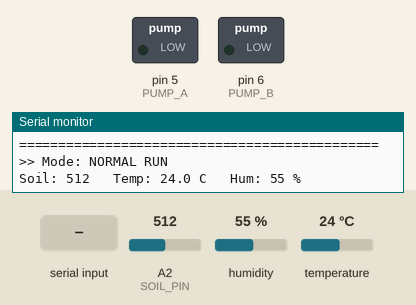
This sketch was run on a simulated Arduino Leonardo, built with avr-gcc and run on an emulated ATmega32U4. Shown: switched loads named in the sketch (green lamp = pin HIGH), the last lines printed to the serial monitor. The inputs (shaded band) are chosen by the test bench; at power-on: A2 (SOIL_PIN) = 512, humidity 55 %, temperature 24 °C.

Above: at 2.7 s.
2.8 s: A2 (SOIL_PIN) set to 412
5.2 s: A2 (SOIL_PIN) set to 385
At 7.1 s:
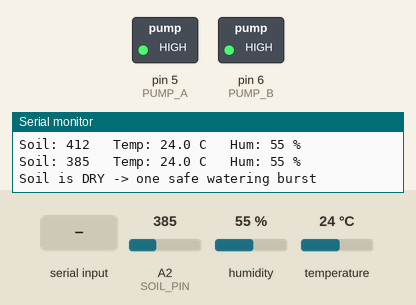
12.0 s: "test actuators\n" received over Serial
At 18.1 s:
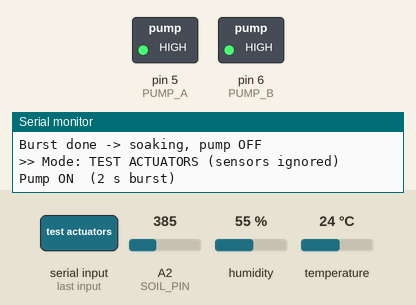
18.5 s: "normal run\n" received over Serial
Timing chart, 0 to 53.0 s (numbered marks = the images above; inputs shaded):
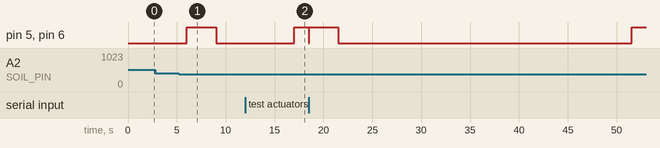

Measured:
- the behaviour switches between 400 and 399 on A2 (SOIL_PIN) (found by bisection; images 0 and 1)
- after the input at 5.2 s, pin 5 (PUMP_A), pin 6 (PUMP_B): LOW → HIGH after 0.83 s, → LOW 3.0 s later
- after the input at 12.0 s, pin 5 (PUMP_A), pin 6 (PUMP_B): LOW → HIGH after 5.0 s

The sketch:

SelfWateringPlant.ino
```cpp
/*
 * ============================================================
 *  SelfWateringPlant.ino — Sustainability Lab workshop
 * ============================================================
 *  Board   : DFRobot EcoDuino (ATmega32U4) — in the Arduino IDE
 *            select  Tools → Board → "Arduino Leonardo".
 *  Library : "DHT sensor library" by Adafruit
 *            (Tools → Manage Libraries → install it together with
 *             its dependency "Adafruit Unified Sensor").
 *
 *  This single sketch runs the WHOLE workshop. Open the Serial
 *  Monitor at 9600 baud (line ending: "Newline") and type one of
 *  these commands to switch whole sections of the code on or off:
 *
 *      test sensors     → only read & print soil + air values,
 *                         the pump stays OFF (safe for the desk)
 *      test actuators   → only pulse the pump in short bursts,
 *                         sensors are ignored
 *      normal run       → the full automatic watering loop
 *      help             → print this list again
 *
 *  The sketch starts in NORMAL RUN.
 * ============================================================
 */

#include "DHT.h"

/* ── PINS (EcoDuino wiring — already routed on the board) ──── */
const int SOIL_PIN = A2;   // soil-moisture probe header  → A2
const int PUMP_A   = 5;    // onboard pump driver is steered
const int PUMP_B   = 6;    //   by pins 5 AND 6 together
#define DHTPIN  9          // DHT11 header                → D9
#define DHTTYPE DHT11

DHT dht(DHTPIN, DHTTYPE);

/* ── CALIBRATION (from the "test sensors" lesson) ──────────── *
 *  Put YOUR measured numbers here. With the EcoDuino probe a   *
 *  HIGHER reading usually means WETTER soil — verify it!       */
const int DRY_THRESHOLD = 400;   // below this → soil is dry → water
const int WET_THRESHOLD = 770;   // above this → soil is wet → stop

/* ── SAFETY LIMITS (never remove these!) ───────────────────── */
const unsigned long PUMP_BURST_MS  = 3000UL;    // one watering burst: 3 s
const unsigned long SOAK_WAIT_MS   = 30000UL;   // wait after a burst: 30 s
const unsigned long SENSOR_EVERY_MS = 2000UL;   // DHT11 max rate: every 2 s

/* ── OPERATING MODES (chosen from the Serial Monitor) ──────── */
enum Mode { NORMAL_RUN, TEST_SENSORS, TEST_ACTUATORS };
Mode mode = NORMAL_RUN;

/* ── STATE (timers instead of delay(), so commands always work) */
unsigned long lastSensorMs = 0;
unsigned long pumpStartMs  = 0;
unsigned long soakStartMs  = 0;
bool pumpOn  = false;
bool soaking = false;
String cmdBuffer = "";

/* ── FORWARD DECLARATIONS ──────────────────────────────────── */
void runTestSensors();
void runTestActuators();
void runNormal();
void setPump(bool on);
void enterMode(Mode m, const __FlashStringHelper* name);
void readSerialCommand();
void handleCommand(const String& cmd);
void printHelp();

/* ============================================================
 *  SETUP — runs once
 * ============================================================ */
void setup() {
  Serial.begin(9600);
  pinMode(PUMP_A, OUTPUT);
  pinMode(PUMP_B, OUTPUT);
  setPump(false);
  dht.begin();
  delay(1500);               // give the Serial Monitor time to attach
  printHelp();
  Serial.println(F(">> Mode: NORMAL RUN"));
}

/* ============================================================
 *  LOOP — runs forever; only the active section does anything
 * ============================================================ */
void loop() {
  readSerialCommand();       // always listening, in every mode

  switch (mode) {
    case TEST_SENSORS:   runTestSensors();   break;
    case TEST_ACTUATORS: runTestActuators(); break;
    case NORMAL_RUN:     runNormal();        break;
  }
}

/* ── SECTION 1: test sensors (pump locked OFF) ─────────────── */
void runTestSensors() {
  if (millis() - lastSensorMs < SENSOR_EVERY_MS) return;
  lastSensorMs = millis();

  int   soil = analogRead(SOIL_PIN);
  float t    = dht.readTemperature();   // °C
  float h    = dht.readHumidity();      // %

  Serial.print(F("Soil: "));  Serial.print(soil);
  Serial.print(F("   Temp: "));
  if (isnan(t)) Serial.print(F("--"));  else Serial.print(t, 1);
  Serial.print(F(" C   Hum: "));
  if (isnan(h)) Serial.print(F("--"));  else Serial.print(h, 0);
  Serial.println(F(" %"));
}

/* ── SECTION 2: test actuators (sensors ignored) ───────────── */
void runTestActuators() {
  // Pulse: 2 s ON, 5 s OFF — short and safe, never run a pump dry for long.
  unsigned long t = millis() - pumpStartMs;
  if (pumpOn && t >= 2000UL) {
    setPump(false);
    pumpStartMs = millis();
    Serial.println(F("Pump OFF (resting 5 s)"));
  } else if (!pumpOn && t >= 5000UL) {
    setPump(true);
    pumpStartMs = millis();
    Serial.println(F("Pump ON  (2 s burst)"));
  }
}

/* ── SECTION 3: normal run (the real watering logic) ───────── */
void runNormal() {
  // 3a. End a watering burst after PUMP_BURST_MS — the hard safety limit.
  if (pumpOn && millis() - pumpStartMs >= PUMP_BURST_MS) {
    setPump(false);
    soaking = true;
    soakStartMs = millis();
    Serial.println(F("Burst done -> soaking, pump OFF"));
  }

  // 3b. While soaking, do nothing: let the water spread through the soil.
  if (soaking) {
    if (millis() - soakStartMs < SOAK_WAIT_MS) return;
    soaking = false;
    Serial.println(F("Soak finished -> checking soil again"));
  }

  // 3c. Sense + decide, at most every SENSOR_EVERY_MS.
  if (pumpOn || millis() - lastSensorMs < SENSOR_EVERY_MS) return;
  lastSensorMs = millis();

  int   soil = analogRead(SOIL_PIN);
  float tC   = dht.readTemperature();
  float hPct = dht.readHumidity();

  Serial.print(F("Soil: "));  Serial.print(soil);
  Serial.print(F("   Temp: "));
  if (isnan(tC)) Serial.print(F("--")); else Serial.print(tC, 1);
  Serial.print(F(" C   Hum: "));
  if (isnan(hPct)) Serial.print(F("--")); else Serial.print(hPct, 0);
  Serial.println(F(" %"));

  if (soil < DRY_THRESHOLD) {          // flip "<" if YOUR probe reads inverted
    Serial.println(F("Soil is DRY -> one safe watering burst"));
    setPump(true);
    pumpStartMs = millis();
  }
}

/* ── HELPERS ───────────────────────────────────────────────── */
void setPump(bool on) {
  // The EcoDuino's onboard driver needs BOTH pins driven together.
  digitalWrite(PUMP_A, on ? HIGH : LOW);
  digitalWrite(PUMP_B, on ? HIGH : LOW);
  pumpOn = on;
}

void enterMode(Mode m, const __FlashStringHelper* name) {
  mode = m;
  setPump(false);            // every mode change starts with the pump OFF
  soaking = false;
  pumpStartMs = millis();
  lastSensorMs = 0;
  Serial.print(F(">> Mode: "));
  Serial.println(name);
}

void readSerialCommand() {
  while (Serial.available()) {
    char c = Serial.read();
    if (c == '\n' || c == '\r') {
      cmdBuffer.trim();
      cmdBuffer.toLowerCase();
      if (cmdBuffer.length() > 0) handleCommand(cmdBuffer);
      cmdBuffer = "";
    } else if (cmdBuffer.length() < 40) {
      cmdBuffer += c;
    }
  }
}

void handleCommand(const String& cmd) {
  if      (cmd == "test sensors")   enterMode(TEST_SENSORS,   F("TEST SENSORS (pump locked off)"));
  else if (cmd == "test actuators") enterMode(TEST_ACTUATORS, F("TEST ACTUATORS (sensors ignored)"));
  else if (cmd == "normal run")     enterMode(NORMAL_RUN,     F("NORMAL RUN"));
  else if (cmd == "help")           printHelp();
  else {
    Serial.print(F("Unknown command: \""));
    Serial.print(cmd);
    Serial.println(F("\" — type 'help'"));
  }
}

void printHelp() {
  Serial.println(F("=============================================="));
  Serial.println(F(" Self-Watering Plant — Sustainability Lab"));
  Serial.println(F(" Commands (type + Enter, line ending Newline):"));
  Serial.println(F("   test sensors    sensors only, pump off"));
  Serial.println(F("   test actuators  pump pulses, sensors off"));
  Serial.println(F("   normal run      full automatic watering"));
  Serial.println(F("   help            show this list"));
  Serial.println(F("=============================================="));
}
```
